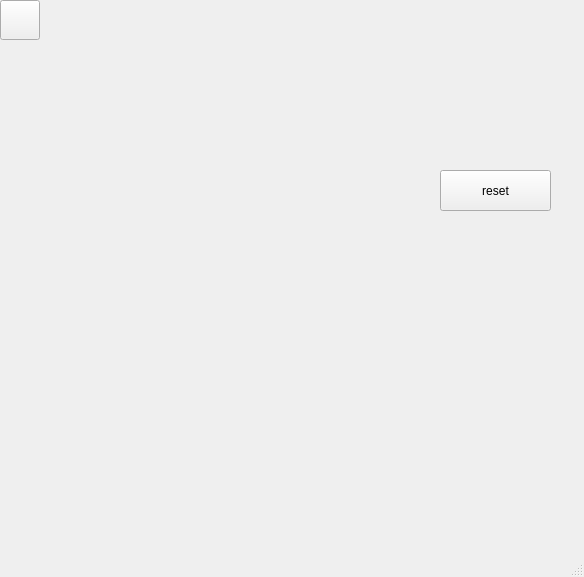
<?xml version="1.0" encoding="UTF-8"?>
<ui version="4.0">
 <class>MainWindow</class>
 <widget class="QMainWindow" name="MainWindow">
  <property name="geometry">
   <rect>
    <x>0</x>
    <y>0</y>
    <width>584</width>
    <height>577</height>
   </rect>
  </property>
  <property name="windowTitle">
   <string>MainWindow</string>
  </property>
  <widget class="QWidget" name="centralwidget">
   <widget class="QPushButton" name="btn">
    <property name="geometry">
     <rect>
      <x>0</x>
      <y>0</y>
      <width>40</width>
      <height>40</height>
     </rect>
    </property>
    <property name="text">
     <string/>
    </property>
    <property name="icon">
     <iconset>
      <normaloff>D:/40pix/0.png</normaloff>D:/40pix/0.png</iconset>
    </property>
    <property name="iconSize">
     <size>
      <width>40</width>
      <height>40</height>
     </size>
    </property>
   </widget>
   <widget class="QPushButton" name="btn2">
    <property name="geometry">
     <rect>
      <x>440</x>
      <y>170</y>
      <width>111</width>
      <height>41</height>
     </rect>
    </property>
    <property name="text">
     <string>reset</string>
    </property>
   </widget>
  </widget>
  <widget class="QMenuBar" name="menubar">
   <property name="geometry">
    <rect>
     <x>0</x>
     <y>0</y>
     <width>584</width>
     <height>21</height>
    </rect>
   </property>
  </widget>
  <widget class="QStatusBar" name="statusbar"/>
 </widget>
 <resources/>
 <connections/>
</ui>
